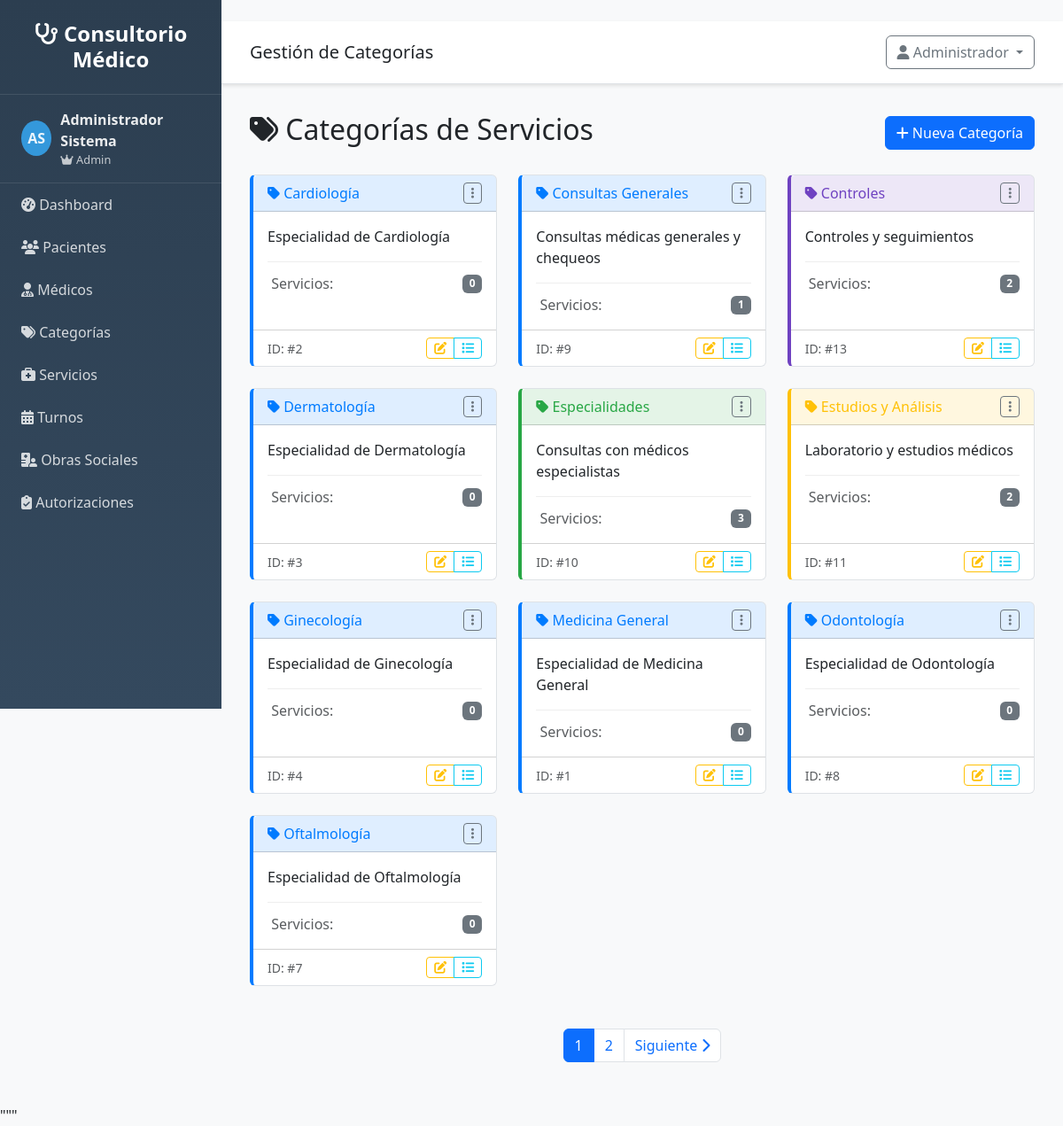
The page /categorias/ (signed in) on the database its author committed.
### src/models/usuario.py (models this page shows, shortened)
class Usuario(UserMixin, db.Model):
    __tablename__ = 'usuarios'
    __table_args__ = {'extend_existing': True}
    id = db.Column(db.Integer, primary_key=True)
    username = db.Column(db.String(80), unique=True, nullable=False)
    email = db.Column(db.String(120), unique=True, nullable=False)
    password_hash = db.Column(db.String(255), nullable=False)
    nombre = db.Column(db.String(100), nullable=False)
    apellido = db.Column(db.String(100), nullable=False)
    rol = db.Column(db.String(20), default='usuario')
    activo = db.Column(db.Boolean, default=True)
    ultimo_login = db.Column(db.DateTime)
    fecha_creacion = db.Column(db.DateTime, default=datetime.utcnow)
    @property
    def nombre_completo(self):
        return f"{self.nombre} {self.apellido}"
    def is_admin(self):
        return self.rol == 'admin'

### src/models/categoria.py (models this page shows, shortened)
class Categoria(db.Model):
    __tablename__ = 'categorias'
    __table_args__ = {'extend_existing': True}
    id = db.Column(db.Integer, primary_key=True)
    nombre = db.Column(db.String(100), nullable=False, unique=True)
    descripcion = db.Column(db.Text, nullable=True)
    color = db.Column(db.String(7), default='#007bff')  # Color hexadecimal
    activo = db.Column(db.Boolean, default=True)
    fecha_creacion = db.Column(db.DateTime, default=datetime.utcnow)
    servicios = db.relationship('Servicio', backref='categoria', lazy=True)

### src/routes/categorias.py (the view)
@categorias_bp.route('/')
@login_required
def listar():
    page = request.args.get('page', 1, type=int)
    per_page = request.args.get('per_page', 10, type=int)
    search = request.args.get('search', '', type=str)
    categorias = CategoriaService.get_paginated_categorias(page, per_page, search)
    return render_template('categorias/listar.html',
                         categorias=categorias,
                         search=search)

### src/auth.py (called while the page is built)
@login_manager.user_loader
def load_user(user_id):
    try:
        from src.models.usuario import Usuario
        return Usuario.query.get(int(user_id))
    except Exception as e:
        print(f"Error cargando usuario {user_id}: {e}")
        return None

### src/services/categoria_service.py (called while the page is built, shortened)
    @staticmethod
    def get_paginated_categorias(page=1, per_page=10, search=''):
        query = Categoria.query.filter_by(activo=True)
        return query.order_by(Categoria.nombre).paginate(
            page=page, per_page=per_page, error_out=False
        )

### templates/categorias/listar.html (shortened to what this page needs)
{% extends "base.html" %}
{% block page_title %}Gestión de Categorías{% endblock %}
{% block content %}
<div class="d-flex justify-content-between align-items-center mb-4">
    <h2>
        <i class="fas fa-tags"></i> Categorías de Servicios
    </h2>
    <div>
        <a href="{{ url_for('categorias.nueva') }}" class="btn btn-primary">
            <i class="fas fa-plus"></i> Nueva Categoría
        </a>
    </div>
</div>
<div class="row">
    {% if categorias and categorias.items %}
        {% for categoria in categorias.items %}
        <div class="col-md-6 col-lg-4 mb-4">
            <div class="card categoria-card h-100" style="border-left: 4px solid {{ categoria.color }};">
                <div class="card-header d-flex justify-content-between align-items-center"
                     style="background-color: {{ categoria.color }}20;">
                    <h6 class="card-title mb-0" style="color: {{ categoria.color }};">
                        <i class="fas fa-tag"></i> {{ categoria.nombre }}
                    </h6>
                    <div class="dropdown">
                        <button class="btn btn-sm btn-outline-secondary" type="button" data-bs-toggle="dropdown">
                            <i class="fas fa-ellipsis-v"></i>
                        </button>
                    </div>
                </div>
                <div class="card-body">
                    {% if categoria.descripcion %}
                        <p class="card-text">{{ categoria.descripcion }}</p>
                    {% else %}
                        <p class="card-text text-muted">Sin descripción</p>
                    {% endif %}
                    <div class="categoria-stats mt-3">
                        <div class="d-flex justify-content-between align-items-center">
                            <span class="text-muted">
                                 Servicios:
                            </span>
                            <span class="badge bg-secondary">{{ categoria.servicios|length }}</span>
                        </div>
                    </div>
                </div>
                <div class="card-footer bg-transparent">
                    <div class="d-flex justify-content-between align-items-center">
                        <small class="text-muted">ID: #{{ categoria.id }}</small>
                        <div class="btn-group btn-group-sm">
                            <a href="{{ url_for('categorias.editar', id=categoria.id) }}"
                               class="btn btn-outline-warning" title="Editar">
                                <i class="fas fa-edit"></i>
                            </a>
                            <a href="{{ url_for('servicios.por_categoria', categoria_id=categoria.id) }}"
                               class="btn btn-outline-info" title="Ver servicios">
                                <i class="fas fa-list"></i>
                            </a>
                        </div>
                    </div>
                </div>
            </div>
        </div>
        {% endfor %}
    {% endif %}
</div>
{% if categorias and categorias.pages > 1 %}
<div class="d-flex justify-content-center mt-4">
    <nav aria-label="Paginación de categorías">
        <ul class="pagination">
            {% for page_num in categorias.iter_pages() %}
                {% if page_num %}
                    {% if page_num != categorias.page %}
                        <li class="page-item">
                            <a class="page-link" href="{{ url_for('categorias.listar', page=page_num) }}">
                                {{ page_num }}
                            </a>
                        </li>
                    {% else %}
                        <li class="page-item active">
                            <span class="page-link">{{ page_num }}</span>
                        </li>
                    {% endif %}
                {% else %}
                    <li class="page-item disabled">
                        <span class="page-link">...</span>
                    </li>
                {% endif %}
            {% endfor %}
            {% if categorias.has_next %}
                <li class="page-item">
                    <a class="page-link" href="{{ url_for('categorias.listar', page=categorias.next_num) }}">
                        Siguiente <i class="fas fa-chevron-right"></i>
                    </a>
                </li>
            {% endif %}
        </ul>
    </nav>
</div>
{% endif %}
{% endblock %}

### templates/base.html (shortened to what this page needs)
<!DOCTYPE html>
<html lang="es">
<head>
    <link href="https://cdn.jsdelivr.net/npm/bootstrap@5.3.0/dist/css/bootstrap.min.css" rel="stylesheet">
    <link href="https://cdnjs.cloudflare.com/ajax/libs/font-awesome/6.4.0/css/all.min.css" rel="stylesheet">
</head>
<body>
    <nav class="sidebar" id="sidebar">
        <div class="logo">
            <h4><i class="fas fa-stethoscope"></i> Consultorio Médico</h4>
        </div>
        {% if current_user and current_user.is_authenticated %}
        <div class="user-info">
            <div class="user-avatar">
                {{ current_user.nombre[0] if current_user.nombre else 'U' }}{{ current_user.apellido[0] if current_user.apellido else 'S' }}
            </div>
            <div>
                <div class="fw-bold">{{ current_user.nombre_completo if current_user.nombre_completo else 'Usuario' }}</div>
                <div style="font-size: 0.8em; opacity: 0.8;">
                    {% if current_user.is_admin and current_user.is_admin() %}
                        <i class="fas fa-crown"></i> Admin
                    {% elif current_user.is_medico and current_user.is_medico() %}
                        <i class="fas fa-user-md"></i> Médico
                    {% else %}
                        <i class="fas fa-user"></i> Usuario
                    {% endif %}
                </div>
            </div>
        </div>
        {% endif %}
        <ul class="nav flex-column">
            <li class="nav-item">
                <a class="nav-link" href="{{ url_for('main.index') }}">
                    <i class="fas fa-tachometer-alt"></i> Dashboard
            </a>
        </li>
            {% if current_user and current_user.is_authenticated %}
            <li class="nav-item">
                <a class="nav-link" href="{{ url_for('clientes.listar') if url_for else '#' }}">
                    <i class="fas fa-users"></i> Pacientes
                </a>
            </li>
            <li class="nav-item">
                <a class="nav-link" href="{{ url_for('profesionales.listar') if url_for else '#' }}">
                    <i class="fas fa-user-md"></i> Médicos
                </a>
            </li>
            <li class="nav-item">
                <a class="nav-link" href="{{ url_for('categorias.listar') if url_for else '#' }}">
                    <i class="fas fa-tags"></i> Categorías
                </a>
            </li>
            <li class="nav-item">
                <a class="nav-link" href="{{ url_for('servicios.listar') if url_for else '#' }}">
                    <i class="fas fa-briefcase-medical"></i> Servicios
                </a>
            </li>
            <li class="nav-item">
                <a class="nav-link" href="{{ url_for('turnos.listar') if url_for else '#' }}">
                    <i class="fas fa-calendar-alt"></i> Turnos
                </a>
            </li>
            <li class="nav-item">
                <a class="nav-link" href="{{ url_for('obras_sociales.listar') if url_for else '#' }}">
                    <i class="fas fa-hospital-user"></i> Obras Sociales
                </a>
            </li>
            <li class="nav-item">
                <a class="nav-link" href="{{ url_for('autorizaciones.listar') if url_for else '#' }}">
                    <i class="fas fa-clipboard-check"></i> Autorizaciones
                </a>
            </li>
            {% endif %}
        </ul>
    </nav>
    <div class="main-content">
        <div class="top-navbar d-flex justify-content-between align-items-center">
            <div>
                <h5 class="mb-0">{% block page_title %}Sistema de Gestión{% endblock %}</h5>
            </div>
            <div class="dropdown">
                <button class="btn btn-outline-secondary dropdown-toggle" type="button" data-bs-toggle="dropdown">
                    <i class="fas fa-user"></i>
                    {% if current_user and current_user.is_authenticated %}
                        {{ current_user.nombre if current_user.nombre else 'Usuario' }}
                    {% else %}
                        Invitado
                    {% endif %}
                </button>
            </div>
        </div>
        <div class="content-wrapper">
            {% block content %}{% endblock %}
        </div>
    </div>
</body>
</html>

### templates/base.html (style rules this page uses)
:root { --primary-color: #2c3e50; --secondary-color: #3498db; --sidebar-width: 250px; }
body { font-family: 'Segoe UI', Tahoma, Geneva, Verdana, sans-serif; background-color: #f8f9fa; }
.sidebar { position: fixed; top: 0; left: 0; height: 100vh; width: var(--sidebar-width); background: linear-gradient(180deg, var(--primary-color) 0%, #34495e 100%); z-index: 1000; overflow-y: auto; }
.sidebar .logo { padding: 1.5rem; text-align: center; border-bottom: 1px solid rgba(255,255,255,0.1); }
.sidebar .logo h4 { color: white; margin: 0; font-weight: 600; }
.sidebar .nav-link { color: rgba(255,255,255,0.8); padding: 0.75rem 1.5rem; transition: all 0.3s; }
.main-content { margin-left: var(--sidebar-width); min-height: 100vh; }
.top-navbar { background: white; border-bottom: 1px solid #dee2e6; padding: 1rem 2rem; box-shadow: 0 2px 4px rgba(0,0,0,0.1); }
.content-wrapper { padding: 2rem; }
.user-info { display: flex; align-items: center; color: rgba(255,255,255,0.9); padding: 1rem 1.5rem; border-bottom: 1px solid rgba(255,255,255,0.1); }
.user-avatar { width: 40px; height: 40px; border-radius: 50%; background: var(--secondary-color); display: flex; align-items: center; justify-content: center; margin-right: 10px; font-weight: bold; }

### templates/categorias/listar.html (style rules this page uses)
.categoria-card { transition: transform 0.3s, box-shadow 0.3s; border: 1px solid #dee2e6; }
.categoria-stats { border-top: 1px solid #eee; padding-top: 0.75rem; }

### rows shown on the page
Usuario: nombre "A", apellido "S", nombre+apellido "Administrador Sistema", nombre "Administrador"
Categoria: nombre "Cardiología", descripcion "Especialidad de Cardiología", servicios|length "0", id "2"
Categoria: nombre "Consultas Generales", descripcion "Consultas médicas generales y chequeos", servicios|length "1", id "9"
Categoria: nombre "Controles", descripcion "Controles y seguimientos", servicios|length "2", id "13"
Categoria: nombre "Dermatología", descripcion "Especialidad de Dermatología", servicios|length "0", id "3"
Categoria: nombre "Especialidades", descripcion "Consultas con médicos especialistas", servicios|length "3", id "10"
Categoria: nombre "Estudios y Análisis", descripcion "Laboratorio y estudios médicos", servicios|length "2", id "11"
Categoria: nombre "Ginecología", descripcion "Especialidad de Ginecología", servicios|length "0", id "4"
Categoria: nombre "Medicina General", descripcion "Especialidad de Medicina General", servicios|length "0", id "1"
Categoria: nombre "Odontología", descripcion "Especialidad de Odontología", servicios|length "0", id "8"
Categoria: nombre "Oftalmología", descripcion "Especialidad de Oftalmología", servicios|length "0", id "7"

### other values the page prints
{{ page_num }} "1"
{{ page_num }} "2"
